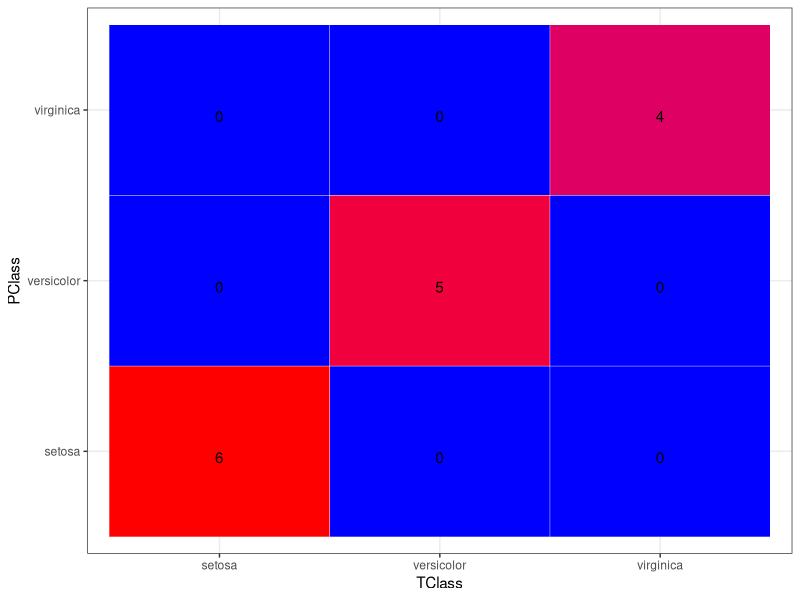

The R script that drew this image:
## ---- chunk 1

library(class)
library(caret)
library(ggplot2)

## ---- chunk 2

df <- iris
summary(df)

head(df)
## ---- chunk 3

ran <- sample(1:nrow(df), 0.9 * nrow(df))
nor <-function(x) { (x -min(x))/(max(x)-min(x))   }
df_norm <- as.data.frame(lapply(df[,c(1,2,3,4)], nor))

## ---- chunk 4
head(df_norm)
## ---- chunk 5

train <- df_norm[ran,]
test <- df_norm[-ran,]

target_category <- df[ran,5]
test_category <- df[-ran,5]

## ---- chunk 6
pr <- knn(train, test, cl=target_category, k=13)
## ---- chunk 7
tab <- table(pr, test_category, dnn=c("Actual", "Predichos"))

confusion_matrix <- as.data.frame(tab)

TClass <- factor(confusion_matrix$Actual)
PClass <- factor(confusion_matrix$Predichos)
Y      <- confusion_matrix$Freq
df <- data.frame(TClass, PClass, Y)

ggplot(data =  df, mapping = aes(x = TClass, y = PClass)) +
  geom_tile(aes(fill = Y), colour = "white") +
  geom_text(aes(label = sprintf("%1.0f", Y)), vjust = 1) +
  scale_fill_gradient(low = "blue", high = "red") +
  theme_bw() + theme(legend.position = "none")

## ---- chunk 8
accuracy <- function(x){sum(diag(x)/(sum(rowSums(x)))) * 100}
accuracy(tab)
